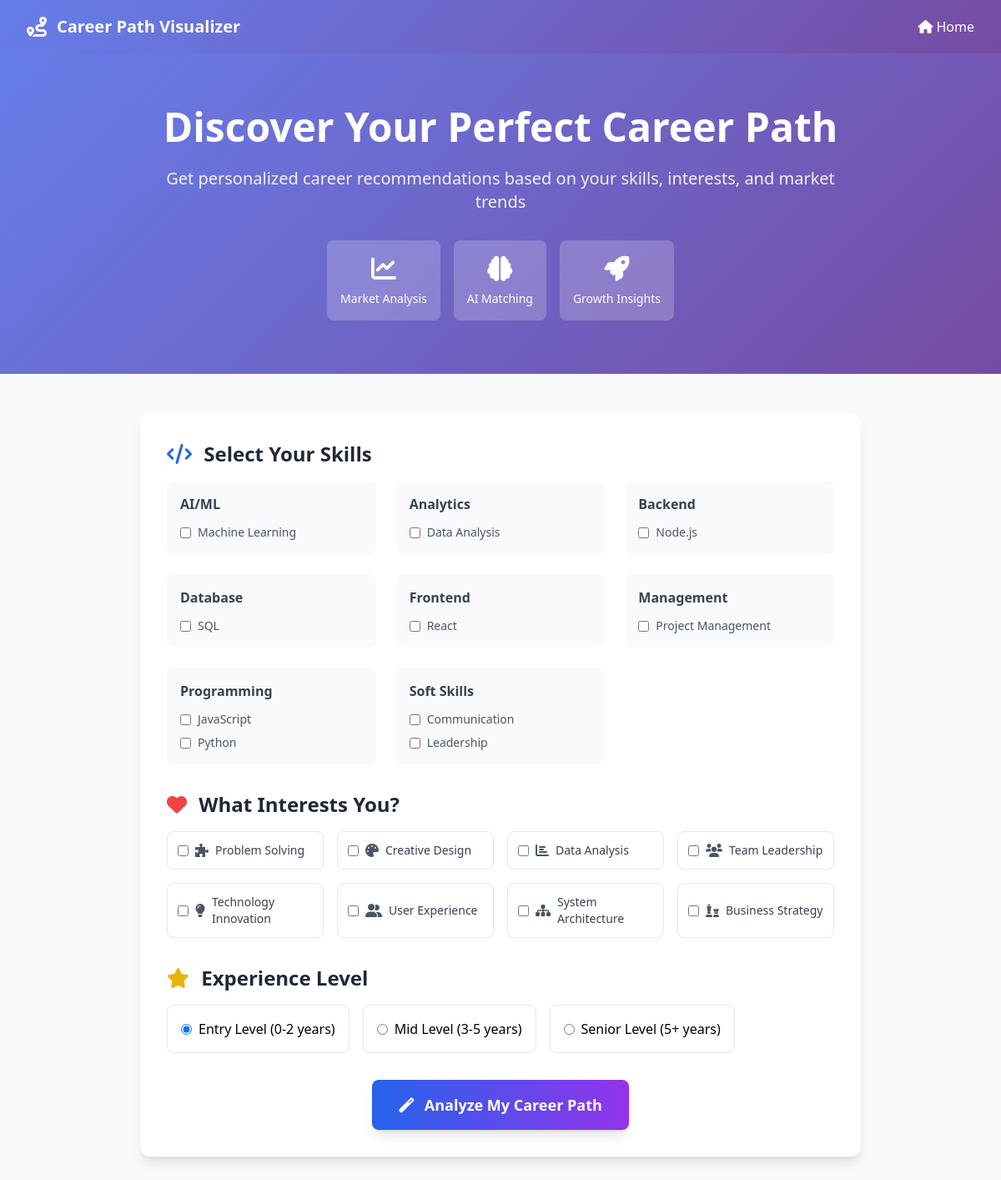
The page / on the database its author committed.
### tables this page shows
CREATE TABLE skills (
            id INTEGER PRIMARY KEY,
            name TEXT UNIQUE,
            category TEXT
        );

### app.py (the view)
@app.route('/')
def index():
    conn = sqlite3.connect('database.db')
    cursor = conn.cursor()
    cursor.execute('SELECT name, category FROM skills ORDER BY category, name')
    skills = cursor.fetchall()
    conn.close()
    skills_by_category = {}
    for skill, category in skills:
        if category not in skills_by_category:
            skills_by_category[category] = []
        skills_by_category[category].append(skill)
    return render_template('index.html', skills_by_category=skills_by_category)

### templates/index.html (shortened to what this page needs)
{% extends "base.html" %}
{% block content %}
<div class="min-h-screen">
    <div class="gradient-bg text-white py-16">
        <div class="max-w-4xl mx-auto px-4 text-center">
            <h1 class="text-5xl font-bold mb-6">Discover Your Perfect Career Path</h1>
            <p class="text-xl mb-8 opacity-90">
                Get personalized career recommendations based on your skills, interests, and market trends
            </p>
            <div class="flex justify-center space-x-4">
                <div class="bg-white bg-opacity-20 rounded-lg p-4">
                    <i class="fas fa-chart-line text-3xl mb-2"></i>
                    <p class="text-sm">Market Analysis</p>
                </div>
                <div class="bg-white bg-opacity-20 rounded-lg p-4">
                    <i class="fas fa-brain text-3xl mb-2"></i>
                    <p class="text-sm">AI Matching</p>
                </div>
                <div class="bg-white bg-opacity-20 rounded-lg p-4">
                    <i class="fas fa-rocket text-3xl mb-2"></i>
                    <p class="text-sm">Growth Insights</p>
                </div>
            </div>
        </div>
    </div>
    <div class="max-w-4xl mx-auto px-4 py-12">
        <div class="bg-white rounded-xl shadow-lg p-8">
            <form id="careerForm" class="space-y-8">
                <div>
                    <h2 class="text-2xl font-bold text-gray-800 mb-4">
                        <i class="fas fa-code text-blue-600 mr-2"></i>
                        Select Your Skills
                    </h2>
                    <div class="grid grid-cols-1 md:grid-cols-2 lg:grid-cols-3 gap-6">
                        {% for category, skills in skills_by_category.items() %}
                        <div class="bg-gray-50 rounded-lg p-4">
                            <h3 class="font-semibold text-gray-700 mb-3">{{ category }}</h3>
                            <div class="space-y-2">
                                {% for skill in skills %}
                                <label class="flex items-center">
                                    <input type="checkbox" name="skills" value="{{ skill }}"
                                           class="rounded border-gray-300 text-blue-600 focus:ring-blue-500">
                                    <span class="ml-2 text-sm text-gray-600">{{ skill }}</span>
                                </label>
                                {% endfor %}
                            </div>
                        </div>
                        {% endfor %}
                    </div>
                </div>
                <div>
                    <h2 class="text-2xl font-bold text-gray-800 mb-4">
                        <i class="fas fa-heart text-red-500 mr-2"></i>
                        What Interests You?
                    </h2>
                    <div class="grid grid-cols-2 md:grid-cols-4 gap-4">
                        {% set interests = [
                            ('Problem Solving', 'fas fa-puzzle-piece'),
                            ('Creative Design', 'fas fa-palette'),
                            ('Data Analysis', 'fas fa-chart-bar'),
                            ('Team Leadership', 'fas fa-users'),
                            ('Technology Innovation', 'fas fa-lightbulb'),
                            ('User Experience', 'fas fa-user-friends'),
                            ('System Architecture', 'fas fa-sitemap'),
                            ('Business Strategy', 'fas fa-chess')
                        ] %}
                        {% for interest, icon in interests %}
                        <label class="flex items-center p-3 border rounded-lg hover:bg-blue-50 cursor-pointer transition-colors">
                            <input type="checkbox" name="interests" value="{{ interest }}"
                                   class="rounded border-gray-300 text-blue-600 focus:ring-blue-500">
                            <i class="{{ icon }} ml-2 text-gray-600"></i>
                            <span class="ml-2 text-sm text-gray-700">{{ interest }}</span>
                        </label>
                        {% endfor %}
                    </div>
                </div>
                <div>
                    <h2 class="text-2xl font-bold text-gray-800 mb-4">
                        <i class="fas fa-star text-yellow-500 mr-2"></i>
                        Experience Level
                    </h2>
                    <div class="flex space-x-4">
                        <label class="flex items-center p-4 border rounded-lg hover:bg-green-50 cursor-pointer transition-colors">
                            <input type="radio" name="experience" value="entry" checked
                                   class="text-green-600 focus:ring-green-500">
                            <span class="ml-2 font-medium">Entry Level (0-2 years)</span>
                        </label>
                        <label class="flex items-center p-4 border rounded-lg hover:bg-blue-50 cursor-pointer transition-colors">
                            <input type="radio" name="experience" value="mid"
                                   class="text-blue-600 focus:ring-blue-500">
                            <span class="ml-2 font-medium">Mid Level (3-5 years)</span>
                        </label>
                        <label class="flex items-center p-4 border rounded-lg hover:bg-purple-50 cursor-pointer transition-colors">
                            <input type="radio" name="experience" value="senior"
                                   class="text-purple-600 focus:ring-purple-500">
                            <span class="ml-2 font-medium">Senior Level (5+ years)</span>
                        </label>
                    </div>
                </div>
                <div class="text-center">
                    <button type="submit"
                            class="bg-gradient-to-r from-blue-600 to-purple-600 text-white px-8 py-4 rounded-lg text-lg font-semibold hover:from-blue-700 hover:to-purple-700 transform hover:scale-105 transition-all duration-200 shadow-lg">
                        <i class="fas fa-magic mr-2"></i>
                        Analyze My Career Path
                    </button>
                </div>
            </form>
        </div>
    </div>
</div>
{% endblock %}

### templates/base.html (shortened to what this page needs)
<!DOCTYPE html>
<html lang="en">
<head>
    <script src="https://cdn.tailwindcss.com"></script>
    <link href="https://cdnjs.cloudflare.com/ajax/libs/font-awesome/6.0.0/css/all.min.css" rel="stylesheet">
</head>
<body class="bg-gray-50">
    <nav class="gradient-bg text-white shadow-lg">
        <div class="max-w-7xl mx-auto px-4 sm:px-6 lg:px-8">
            <div class="flex justify-between h-16">
                <div class="flex items-center">
                    <i class="fas fa-route text-2xl mr-3"></i>
                    <h1 class="text-xl font-bold">Career Path Visualizer</h1>
                </div>
                <div class="flex items-center space-x-4">
                    <a href="/" class="hover:text-gray-200 transition-colors">
                        <i class="fas fa-home mr-1"></i>Home
                    </a>
                </div>
            </div>
        </div>
    </nav>
    <main>
        {% block content %}{% endblock %}
    </main>
</body>
</html>

### templates/base.html (style rules this page uses)
.gradient-bg { background: linear-gradient(135deg, #667eea 0%, #764ba2 100%); }

### rows shown on the page
skills: category "AI/ML", name "Machine Learning"
skills: category "Analytics", name "Data Analysis"
skills: category "Backend", name "Node.js"
skills: category "Database", name "SQL"
skills: category "Frontend", name "React"
skills: category "Management", name "Project Management"
skills: category "Programming", name "JavaScript"
skills: name "Python"
skills: category "Soft Skills", name "Communication"
skills: name "Leadership"

### other values the page prints
{{ interest }} "Problem Solving" "Creative Design" "Data Analysis" "Team Leadership" "Technology Innovation" "User Experience" "System Architecture" "Business Strategy"
